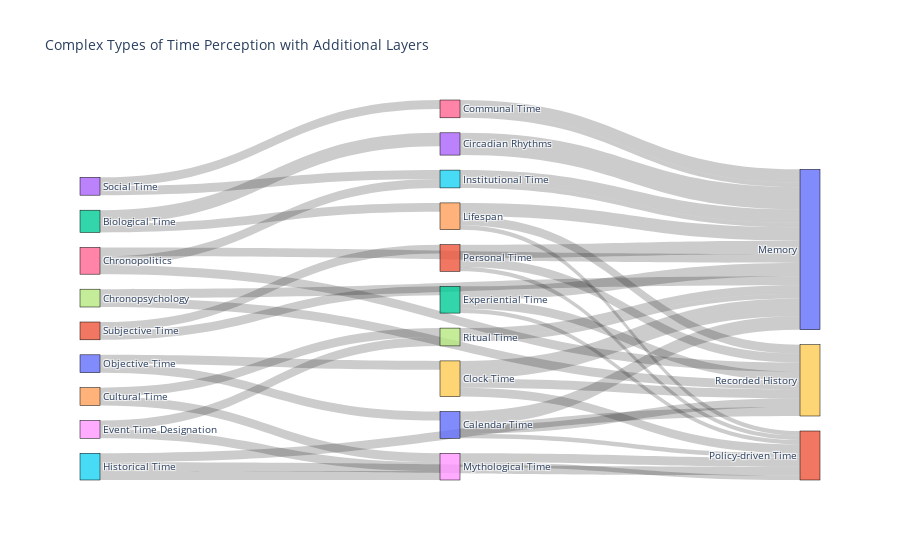

The notebook cell saved with this chart:
### Code cell
import plotly.graph_objects as go

# Define the nodes with more sub-categories
nodes = [
    # Main categories
    "Objective Time",
    "Subjective Time",
    "Biological Time",
    "Social Time",
    "Cultural Time",
    "Historical Time",
    "Chronopolitics",
    "Chronopsychology",
    "Event Time Designation",
    # Sub-categories
    "Clock Time",
    "Calendar Time",
    "Personal Time",
    "Experiential Time",
    "Circadian Rhythms",
    "Lifespan",
    "Institutional Time",
    "Communal Time",
    "Ritual Time",
    "Mythological Time",
    "Recorded History",
    "Memory",
    "Policy-driven Time",
    "Legislation-driven Time",
    "Perception of Time",
    "Mental Time Travel",
    "Scheduled Events",
    "Spontaneous Events",
    # Connections to temporal concepts
    "Future",
    "Present",
    "Past"
]

# Define the links with more complexity
links = [
    # Objective Time
    {"source": 0, "target": 9, "value": 10},  # Objective Time -> Clock Time
    {"source": 0, "target": 10, "value": 10}, # Objective Time -> Calendar Time
    {"source": 9, "target": 19, "value": 10}, # Clock Time -> Future
    {"source": 9, "target": 20, "value": 20}, # Clock Time -> Present
    {"source": 9, "target": 21, "value": 10}, # Clock Time -> Past
    {"source": 10, "target": 19, "value": 10},# Calendar Time -> Future
    {"source": 10, "target": 20, "value": 15},# Calendar Time -> Present
    {"source": 10, "target": 21, "value": 5}, # Calendar Time -> Past
    
    # Subjective Time
    {"source": 1, "target": 11, "value": 10}, # Subjective Time -> Personal Time
    {"source": 1, "target": 12, "value": 10}, # Subjective Time -> Experiential Time
    {"source": 11, "target": 19, "value": 10},# Personal Time -> Future
    {"source": 11, "target": 20, "value": 15},# Personal Time -> Present
    {"source": 11, "target": 21, "value": 5}, # Personal Time -> Past
    {"source": 12, "target": 19, "value": 10},# Experiential Time -> Future
    {"source": 12, "target": 20, "value": 15},# Experiential Time -> Present
    {"source": 12, "target": 21, "value": 5}, # Experiential Time -> Past
    
    # Biological Time
    {"source": 2, "target": 13, "value": 15}, # Biological Time -> Circadian Rhythms
    {"source": 2, "target": 14, "value": 10}, # Biological Time -> Lifespan
    {"source": 13, "target": 20, "value": 25},# Circadian Rhythms -> Present
    {"source": 14, "target": 19, "value": 10},# Lifespan -> Future
    {"source": 14, "target": 20, "value": 15},# Lifespan -> Present
    {"source": 14, "target": 21, "value": 5}, # Lifespan -> Past
    
    # Social Time
    {"source": 3, "target": 15, "value": 10}, # Social Time -> Institutional Time
    {"source": 3, "target": 16, "value": 10}, # Social Time -> Communal Time
    {"source": 15, "target": 20, "value": 15},# Institutional Time -> Present
    {"source": 16, "target": 20, "value": 15},# Communal Time -> Present
    
    # Cultural Time
    {"source": 4, "target": 17, "value": 10}, # Cultural Time -> Ritual Time
    {"source": 4, "target": 18, "value": 10}, # Cultural Time -> Mythological Time
    {"source": 17, "target": 20, "value": 10},# Ritual Time -> Present
    {"source": 18, "target": 21, "value": 10},# Mythological Time -> Past
    
    # Historical Time
    {"source": 5, "target": 18, "value": 10}, # Historical Time -> Mythological Time
    {"source": 5, "target": 19, "value": 10}, # Historical Time -> Recorded History
    {"source": 5, "target": 21, "value": 10}, # Historical Time -> Memory
    
    # Chronopolitics
    {"source": 6, "target": 19, "value": 10}, # Chronopolitics -> Future
    {"source": 6, "target": 15, "value": 10}, # Chronopolitics -> Policy-driven Time
    {"source": 6, "target": 20, "value": 10}, # Chronopolitics -> Legislation-driven Time
    
    # Chronopsychology
    {"source": 7, "target": 19, "value": 10}, # Chronopsychology -> Perception of Time
    {"source": 7, "target": 20, "value": 10}, # Chronopsychology -> Mental Time Travel
    
    # Event Time Designation (ETD)
    {"source": 8, "target": 17, "value": 10}, # ETD -> Scheduled Events
    {"source": 8, "target": 18, "value": 10}, # ETD -> Spontaneous Events
    
    # Sub-categories to temporal concepts
    {"source": 15, "target": 20, "value": 5}, # Institutional Time -> Present
    {"source": 16, "target": 20, "value": 5}, # Communal Time -> Present
    {"source": 17, "target": 20, "value": 5}, # Ritual Time -> Present
    {"source": 18, "target": 21, "value": 5}  # Mythological Time -> Past
]

# Extract the source, target, and value lists from the links
source = [link['source'] for link in links]
target = [link['target'] for link in links]
value = [link['value'] for link in links]

# Create the Sankey diagram
fig = go.Figure(data=[go.Sankey(
    node=dict(
        pad=15,
        thickness=20,
        line=dict(color="black", width=0.5),
        label=nodes
    ),
    link=dict(
        source=source,
        target=target,
        value=value
    )
)])

fig.update_layout(title_text="Complex Types of Time Perception with Additional Layers", font_size=10)
fig.show()

### Figure 1 — Plotly figure (JSON) as saved in the notebook; plotly's stock layout.template omitted (floating-point values rounded to 4 significant figures)
{"data": [{"link": {"source": [0, 0, 9, 9, 9, 10, 10, 10, 1, 1, 11, 11, 11, 12, 12, 12, 2, 2, 13, 14, 14, 14, 3, 3, 15, 16, 4, 4, 17, 18, 5, 5, 5, 6, 6, 6, 7, 7, 8, 8, 15, 16, 17, 18], "target": [9, 10, 19, 20, 21, 19, 20, 21, 11, 12, 19, 20, 21, 19, 20, 21, 13, 14, 20, 19, 20, 21, 15, 16, 20, 20, 17, 18, 20, 21, 18, 19, 21, 19, 15, 20, 19, 20, 17, 18, 20, 20, 20, 21], "value": [10, 10, 10, 20, 10, 10, 15, 5, 10, 10, 10, 15, 5, 10, 15, 5, 15, 10, 25, 10, 15, 5, 10, 10, 15, 15, 10, 10, 10, 10, 10, 10, 10, 10, 10, 10, 10, 10, 10, 10, 5, 5, 5, 5]}, "node": {"label": ["Objective Time", "Subjective Time", "Biological Time", "Social Time", "Cultural Time", "Historical Time", "Chronopolitics", "Chronopsychology", "Event Time Designation", "Clock Time", "Calendar Time", "Personal Time", "Experiential Time", "Circadian Rhythms", "Lifespan", "Institutional Time", "Communal Time", "Ritual Time", "Mythological Time", "Recorded History", "Memory", "Policy-driven Time", "Legislation-driven Time", "Perception of Time", "Mental Time Travel", "Scheduled Events", "Spontaneous Events", "Future", "Present", "Past"], "line": {"color": "black", "width": 0.5}, "pad": 15, "thickness": 20}, "type": "sankey"}], "layout": {"font": {"size": 10}, "title": {"text": "Complex Types of Time Perception with Additional Layers"}}}
